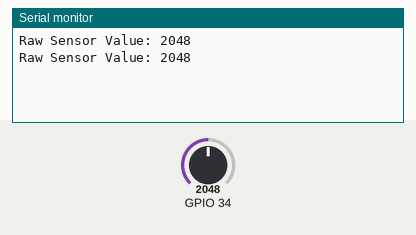
Recording of a sketch running on a simulated ESP32. On the bench: the last lines printed to the serial monitor. Inputs (shaded band) come from the test bench; at power-on: GPIO 34 = 2048.

Above: at 1.8 s.
1.9 s: GPIO 34 set to 2866
At 2.8 s:
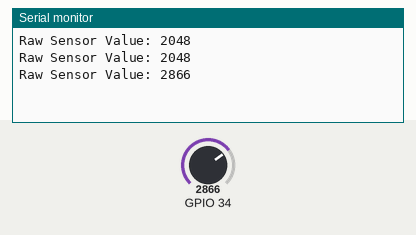
3.4 s: GPIO 34 set to 3603
At 4.4 s:
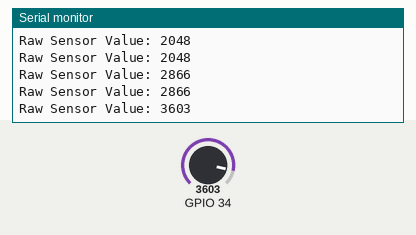
Timing chart, 0 to 6.4 s (numbered marks = the images above; inputs shaded):
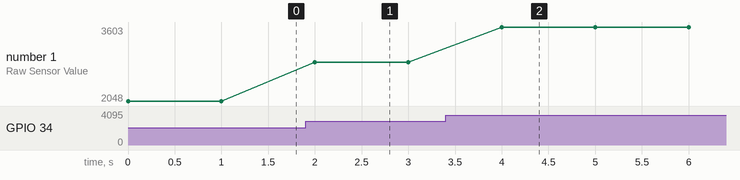

Measured:
- after the input at 1.9 s, the serial monitor: prints a new line after 0.10 s (image 1)
- after the input at 3.4 s, the serial monitor: prints a new line after 0.60 s (image 2)
- plotted number 1: 2048 → 2866 after the input at 1.9 s, 2866 → 3603 after the input at 3.4 s

The sketch:

NOT-TUBIDTY1.ino
```cpp
/*
This is not working correct. it compiles and runs, But
it is no giving readings. it is on an ESP 32 board.
Trubidty2 is running on arduino UNO board.
int sensorPin = 34;
*/


void setup() {
  Serial.begin(115200);

}
void loop() {
  int sensorValue = analogRead(34);
  //int turbidity = map(sensorValue, 50, 4095, 100, 0);
  int turbidity = map(sensorValue, 0, 4095, 100, 24);
  //float voltage = sensorValue * (5.0 / 1024.0);


  //Serial.println ("Sensor Output (V):");
  //Serial.println (turbidity);
  //Serial.println();

  Serial.print("Raw Sensor Value: ");
Serial.println(sensorValue);
  delay(1000);
}
```
